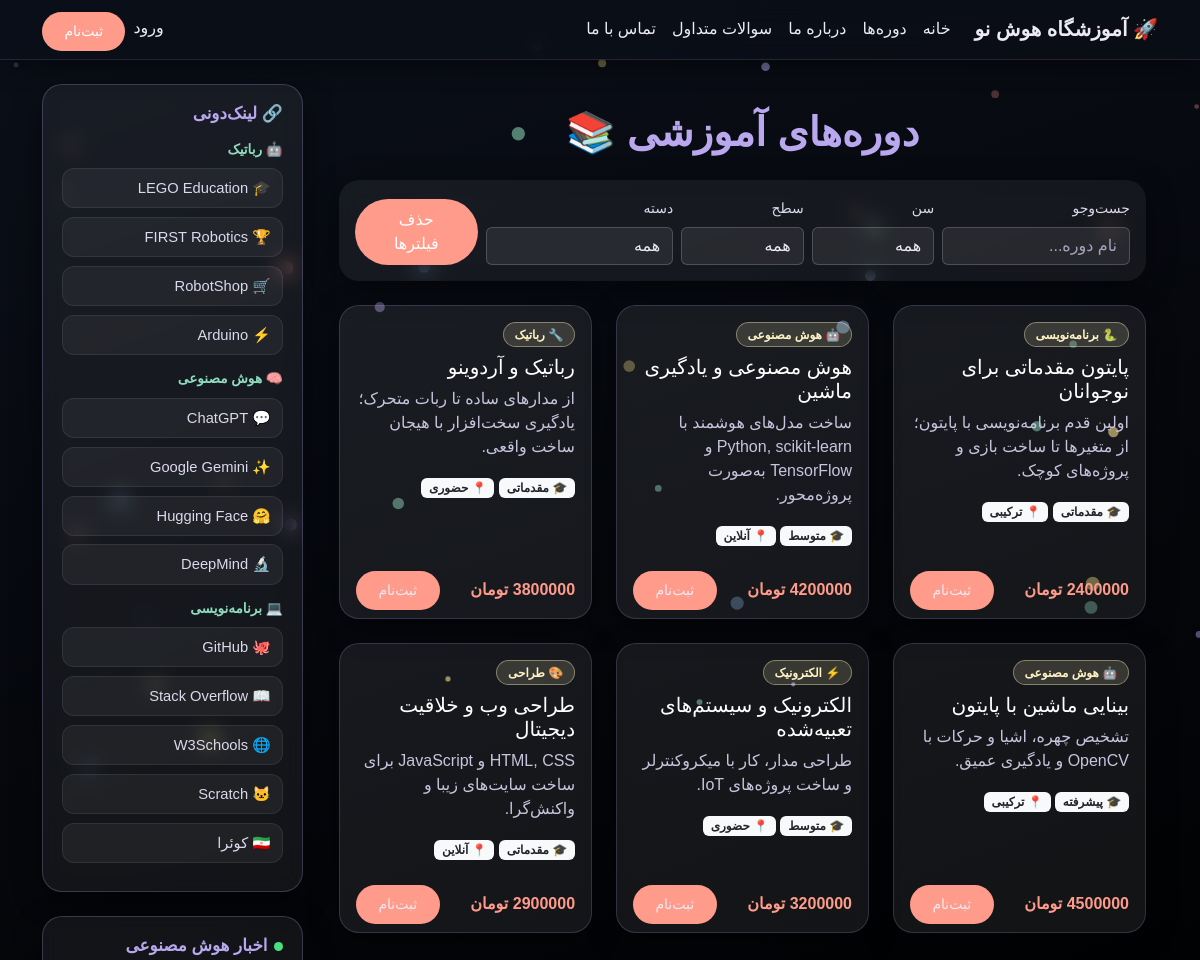
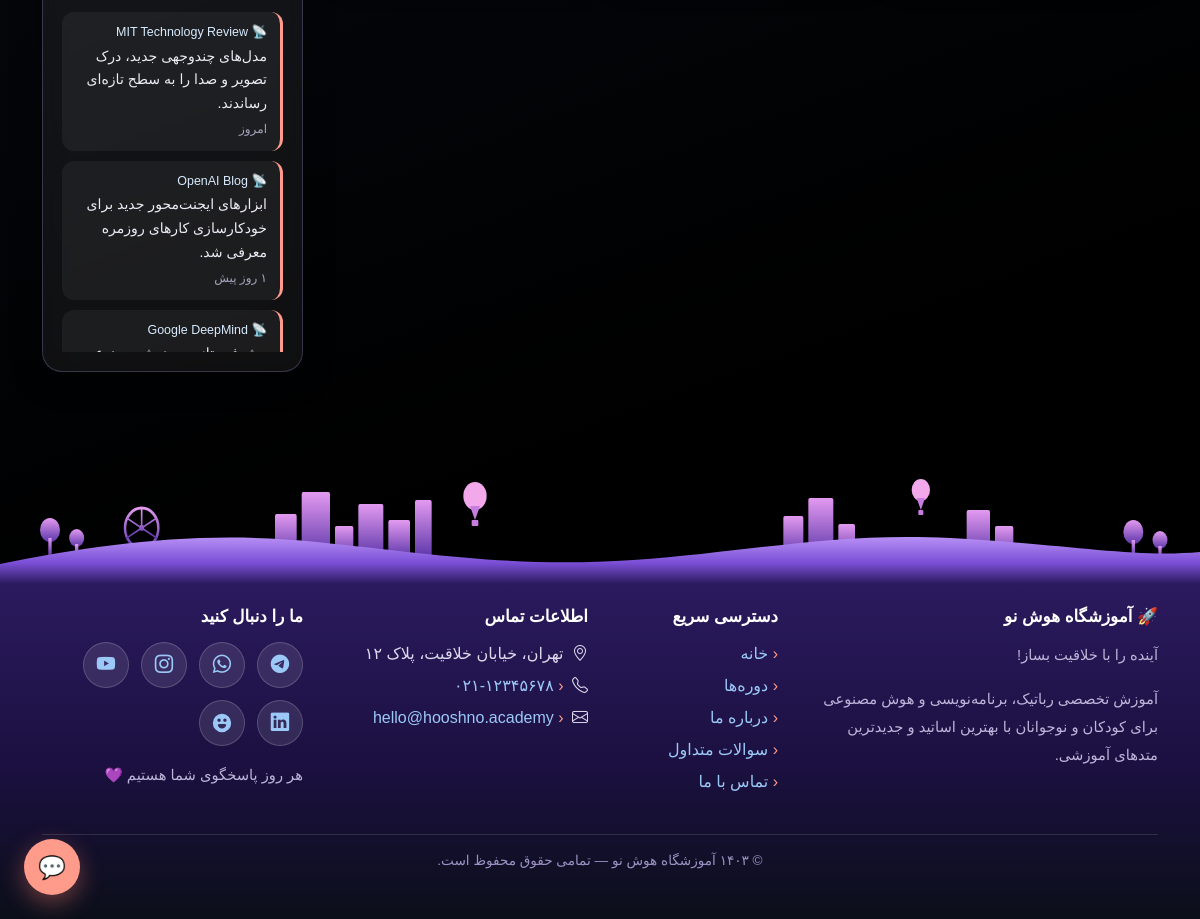
Page /courses/ on the committed database (2 pictures, top to bottom).
### core/models.py (models this page shows, shortened)
class SiteSetting(models.Model):
    site_name = models.CharField(max_length=100, default='آموزشگاه هوش نو')
    tagline = models.CharField(max_length=200, default='آینده را با خلاقیت بساز!')
    phone = models.CharField(max_length=30, default='۰۲۱-۱۲۳۴۵۶۷۸')
    email = models.EmailField(default='hello@hooshno.academy')
    address = models.CharField(max_length=250, default='تهران، خیابان خلاقیت، پلاک ۱۲')
    about_text = models.TextField(default='فضایی برای یادگیری، تجربه و ساختن آینده با فناوری.')
    class Meta: verbose_name='تنظیمات سایت'; verbose_name_plural='تنظیمات سایت'

### courses/models.py (models this page shows, shortened)
class Course(models.Model):
    MODE_CHOICES=[('online','آنلاین'),('in-person','حضوری'),('hybrid','ترکیبی')]
    LEVEL_CHOICES=[('beginner','مقدماتی'),('intermediate','متوسط'),('advanced','پیشرفته')]
    category=models.ForeignKey(Category,on_delete=models.SET_NULL,null=True,related_name='courses',verbose_name='دسته‌بندی')
    title=models.CharField('عنوان دوره',max_length=180)
    slug=models.SlugField(unique=True,blank=True,allow_unicode=True)
    summary=models.CharField('توضیح کوتاه',max_length=260)
    description=models.TextField('توضیحات',blank=True)
    age_min=models.PositiveSmallIntegerField('حداقل سن',default=12); age_max=models.PositiveSmallIntegerField('حداکثر سن',default=24)
    price=models.PositiveIntegerField('شهریه (تومان)',default=0)
    level=models.CharField('سطح',max_length=20,choices=LEVEL_CHOICES,default='beginner')
    capacity=models.PositiveSmallIntegerField('ظرفیت',default=12)
    duration=models.CharField('مدت دوره',max_length=80,default='۸ هفته')
    syllabus=models.TextField('سرفصل‌ها',blank=True,help_text='هر سرفصل در یک خط')
    prerequisites=models.CharField('پیش‌نیاز',max_length=250,blank=True,default='علاقه به یادگیری')
    mode=models.CharField('شیوه برگزاری',max_length=20,choices=MODE_CHOICES,default='hybrid')
    instructor=models.CharField('مدرس',max_length=100,blank=True,default='تیم آموزشی هوش نو')
    start_date=models.DateField('تاریخ شروع',null=True,blank=True)
    is_featured=models.BooleanField('ویژه',default=False); is_published=models.BooleanField('منتشر شده',default=True)
    created_at=models.DateTimeField(auto_now_add=True)

class Category(models.Model):
    name=models.CharField('نام دسته',max_length=100)
    slug=models.SlugField(unique=True,blank=True,allow_unicode=True)
    icon=models.CharField('آیکون ایموجی',max_length=10,default='✨')

### courses/views.py (the view)
# urls.py: urlpatterns=[path('',views.course_list,name='list'),path('<str:slug>/',views.course_detail,name='detail'),path('<str:slug>/enroll/',views.enroll,name='enroll')]
def course_list(request):
    qs=Course.objects.filter(is_published=True).select_related('category')
    age=request.GET.get('age'); level=request.GET.get('level'); cat=request.GET.get('category'); q=request.GET.get('q')
    if age and age.isdigit(): qs=qs.filter(age_min__lte=int(age),age_max__gte=int(age))
    if level: qs=qs.filter(level=level)
    if cat and cat.isdigit(): qs=qs.filter(category_id=cat)
    if q: qs=qs.filter(Q(title__icontains=q)|Q(summary__icontains=q))
    return render(request,'courses/course_list.html',{'courses':qs,'categories':Category.objects.all(),'selected_age':age,'selected_level':level})

### core/context_processors.py (called while the page is built)
def site_settings(request):
    return {'site_config': SiteSetting.objects.first()}

### templates/courses/course_list.html (shortened to what this page needs)
{% extends 'base.html' %}
{% block content %}
<section class="container py-5">
  <h1 class="section-title text-center mb-4">دوره‌های آموزشی 📚</h1>
  <div class="filter-bar card pastel-modal p-3 mb-4">
    <div class="row g-2 align-items-end">
      <div class="col-md-3"><label class="form-label small">جست‌وجو</label><input id="fSearch" class="form-control" placeholder="نام دوره..."></div>
      <div class="col-md-2"><label class="form-label small">سن</label>
        <select id="fAge" class="form-select"><option value="">همه</option><option>12</option><option>14</option><option>16</option><option>18</option><option>20</option></select></div>
      <div class="col-md-2"><label class="form-label small">سطح</label>
        <select id="fLevel" class="form-select"><option value="">همه</option><option value="beginner">مقدماتی</option><option value="intermediate">متوسط</option><option value="advanced">پیشرفته</option></select></div>
      <div class="col-md-3"><label class="form-label small">دسته</label>
        <select id="fCat" class="form-select"><option value="">همه</option>{% for c in categories %}<option value="{{ c.id }}">{{ c.icon }} {{ c.name }}</option>{% endfor %}</select></div>
      <div class="col-md-2"><button id="fReset" class="btn btn-coral w-100">حذف فیلترها</button></div>
    </div>
  </div>
  <div class="row g-4" id="courseGrid">
    {% for course in courses %}
    <div class="col-md-6 col-lg-4 course-item"
         data-level="{{ course.level }}" data-cat="{{ course.category_id }}"
         data-agemin="{{ course.age_min }}" data-agemax="{{ course.age_max }}"
         data-title="{{ course.title }}">
      <div class="card course-card h-100">
        <div class="card-body">
          <span class="badge cat-badge">{{ course.category.icon }} {{ course.category.name }}</span>
          <h5 class="card-title mt-2">{{ course.title }}</h5>
          <p class="card-text text-muted">{{ course.summary|truncatechars:110 }}</p>
          <span class="badge bg-light text-dark">🎓 {{ course.get_level_display }}</span>
          <span class="badge bg-light text-dark">📍 {{ course.get_mode_display }}</span>
        </div>
        <div class="card-footer bg-transparent border-0 d-flex justify-content-between align-items-center">
          <strong class="price">{{ course.price }} تومان</strong>
          <a href="{% url 'courses:detail' course.slug %}" class="btn btn-coral btn-sm">ثبت‌نام</a>
        </div>
      </div>
    </div>
    {% empty %}<p class="text-center text-muted">دوره‌ای یافت نشد.</p>{% endfor %}
  </div>
</section>
{% endblock %}

### templates/base.html (shortened to what this page needs)
{% load static %}<!DOCTYPE html>
<html lang="fa" dir="rtl">
<head>
<link href="https://cdn.jsdelivr.net/npm/bootstrap@5.3.3/dist/css/bootstrap.rtl.min.css" rel="stylesheet">
<link href="https://cdn.jsdelivr.net/gh/rastikerdar/vazirmatn@v33.003/Vazirmatn-font-face.css" rel="stylesheet">
<link rel="stylesheet" href="https://cdn.jsdelivr.net/npm/bootstrap-icons@1.11.3/font/bootstrap-icons.min.css">
<link rel="stylesheet" href="{% static 'css/style.css' %}">
</head>
<body>
<canvas id="particles"></canvas>
<nav class="navbar navbar-expand-lg sticky-top glass-nav">
  <div class="container">
    <a class="navbar-brand fw-bold" href="{% url 'core:home' %}">🚀 {{ site_config.site_name|default:'آموزشگاه هوش نو' }}</a>
    <div class="collapse navbar-collapse" id="mainNav">
      <ul class="navbar-nav me-auto mb-2 mb-lg-0">
        <li class="nav-item"><a class="nav-link" href="{% url 'core:home' %}">خانه</a></li>
        <li class="nav-item"><a class="nav-link" href="{% url 'courses:list' %}">دوره‌ها</a></li>
        <li class="nav-item"><a class="nav-link" href="{% url 'core:about' %}">درباره ما</a></li>
        <li class="nav-item"><a class="nav-link" href="{% url 'core:faq' %}">سوالات متداول</a></li>
        <li class="nav-item"><a class="nav-link" href="{% url 'core:contact' %}">تماس با ما</a></li>
      </ul>
      <ul class="navbar-nav ms-auto">
        {% if user.is_authenticated %}
          <li class="nav-item"><a class="nav-link" href="{% url 'accounts:dashboard' %}">پنل من ({{ user.username }})</a></li>
          <li class="nav-item"><a class="nav-link" href="{% url 'accounts:logout' %}">خروج</a></li>
        {% else %}
          <li class="nav-item"><a class="nav-link" href="{% url 'accounts:login' %}">ورود</a></li>
          <li class="nav-item"><a class="btn btn-coral btn-sm mt-1" href="{% url 'accounts:register' %}">ثبت‌نام</a></li>
        {% endif %}
      </ul>
    </div>
  </div>
</nav>
<main>
<div class="container">
  <div class="row">
    <div class="col-lg-9 order-lg-1">
      {% block content %}{% endblock %}
    </div>
    <aside class="col-lg-3 order-lg-2 sidebar-col">
      <div class="side-widget">
        <h6 class="side-widget-title">🔗 لینک‌دونی</h6>
        <div class="linkdoni-group">🤖 رباتیک</div>
        <ul class="linkdoni-list">
          <li><a href="https://www.lego.com/education" target="_blank" rel="noopener">🎓 LEGO Education</a></li>
          <li><a href="https://firstinspires.org" target="_blank" rel="noopener">🏆 FIRST Robotics</a></li>
          <li><a href="https://www.robotshop.com" target="_blank" rel="noopener">🛒 RobotShop</a></li>
          <li><a href="https://www.arduino.cc" target="_blank" rel="noopener">⚡ Arduino</a></li>
        </ul>
        <div class="linkdoni-group">🧠 هوش مصنوعی</div>
        <ul class="linkdoni-list">
          <li><a href="https://chat.openai.com" target="_blank" rel="noopener">💬 ChatGPT</a></li>
          <li><a href="https://gemini.google.com" target="_blank" rel="noopener">✨ Google Gemini</a></li>
          <li><a href="https://huggingface.co" target="_blank" rel="noopener">🤗 Hugging Face</a></li>
          <li><a href="https://www.deepmind.google" target="_blank" rel="noopener">🔬 DeepMind</a></li>
        </ul>
        <div class="linkdoni-group">💻 برنامه‌نویسی</div>
        <ul class="linkdoni-list">
          <li><a href="https://github.com" target="_blank" rel="noopener">🐙 GitHub</a></li>
          <li><a href="https://stackoverflow.com" target="_blank" rel="noopener">📖 Stack Overflow</a></li>
          <li><a href="https://www.w3schools.com" target="_blank" rel="noopener">🌐 W3Schools</a></li>
          <li><a href="https://scratch.mit.edu" target="_blank" rel="noopener">🐱 Scratch</a></li>
          <li><a href="https://quera.org" target="_blank" rel="noopener">🇮🇷 کوئرا</a></li>
        </ul>
      </div>
      <div class="side-widget">
        <h6 class="side-widget-title"><span class="live-dot"></span> اخبار هوش مصنوعی</h6>
        <div class="news-ticker" id="newsTicker">
          <div class="news-item"><span class="news-src">📡 MIT Technology Review</span>
            <p class="news-txt">مدل‌های چندوجهی جدید، درک تصویر و صدا را به سطح تازه‌ای رساندند.</p><span class="news-date">امروز</span></div>
          <div class="news-item"><span class="news-src">📡 OpenAI Blog</span>
            <p class="news-txt">ابزارهای ایجنت‌محور جدید برای خودکارسازی کارهای روزمره معرفی شد.</p><span class="news-date">۱ روز پیش</span></div>
          <div class="news-item"><span class="news-src">📡 Google DeepMind</span>
            <p class="news-txt">پیشرفت تازه در هوش مصنوعی علمی؛ کشف مواد جدید با یادگیری ماشین.</p><span class="news-date">۲ روز پیش</span></div>
        </div>
      </div>
    </aside>
  </div>
</div>
</main>
<footer class="footer-wrap mt-5">
  <div class="footer-dark">
    <div class="container py-4">
      <div class="row gy-4">
        <div class="col-lg-4 col-md-6">
          <h6 class="footer-heading">🚀 {{ site_config.site_name|default:'آموزشگاه هوش نو' }}</h6>
          <p class="footer-about">{{ site_config.tagline|default:'آینده را با خلاقیت بساز!' }}</p>
          <p class="footer-about mb-0">آموزش تخصصی رباتیک، برنامه‌نویسی و هوش مصنوعی برای کودکان و نوجوانان با بهترین اساتید و جدیدترین متدهای آموزشی.</p>
        </div>
        <div class="col-lg-2 col-md-6 col-6">
          <h6 class="footer-heading">دسترسی سریع</h6>
          <ul class="footer-links">
            <li><a href="{% url 'core:home' %}">خانه</a></li>
            <li><a href="{% url 'courses:list' %}">دوره‌ها</a></li>
            <li><a href="{% url 'core:about' %}">درباره ما</a></li>
            <li><a href="{% url 'core:faq' %}">سوالات متداول</a></li>
            <li><a href="{% url 'core:contact' %}">تماس با ما</a></li>
          </ul>
        </div>
        <div class="col-lg-3 col-md-6 col-6">
          <h6 class="footer-heading">اطلاعات تماس</h6>
          <ul class="footer-links">
            <li><i class="bi bi-geo-alt me-1"></i> {{ site_config.address|default:'تهران' }}</li>
            <li><i class="bi bi-telephone me-1"></i> <a href="tel:{{ site_config.phone|default:'02112345678' }}">{{ site_config.phone|default:'۰۲۱-۱۲۳۴۵۶۷۸' }}</a></li>
            <li><i class="bi bi-envelope me-1"></i> <a href="mailto:{{ site_config.email|default:'hello@hooshno.academy' }}">{{ site_config.email|default:'hello@hooshno.academy' }}</a></li>
          </ul>
        </div>
        <div class="col-lg-3 col-md-6">
          <h6 class="footer-heading">ما را دنبال کنید</h6>
          <div class="social-row justify-content-lg-start justify-content-center">
            <a class="social-btn social-telegram" href="https://t.me/hooshnoo" target="_blank" rel="noopener" title="تلگرام" aria-label="تلگرام"><i class="bi bi-telegram"></i></a>
            <a class="social-btn social-whatsapp" href="https://wa.me/989123456789" target="_blank" rel="noopener" title="واتس‌اپ" aria-label="واتس‌اپ"><i class="bi bi-whatsapp"></i></a>
            <a class="social-btn social-instagram" href="https://instagram.com/hooshnoo" target="_blank" rel="noopener" title="اینستاگرام" aria-label="اینستاگرام"><i class="bi bi-instagram"></i></a>
            <a class="social-btn social-youtube" href="https://youtube.com/@hooshnoo" target="_blank" rel="noopener" title="یوتیوب" aria-label="یوتیوب"><i class="bi bi-youtube"></i></a>
            <a class="social-btn social-linkedin" href="https://linkedin.com/company/hooshnoo" target="_blank" rel="noopener" title="لینکدین" aria-label="لینکدین"><i class="bi bi-linkedin"></i></a>
            <a class="social-btn social-aparat" href="https://aparat.com/hooshnoo" target="_blank" rel="noopener" title="آپارات" aria-label="آپارات">
              <svg viewBox="0 0 24 24"><path d="M12 2a10 10 0 100 20 10 10 0 000-20zm-3.2 5.1c1 0 1.8.8 1.8 1.8s-.8 1.8-1.8 1.8S7 9.9 7 8.9s.8-1.8 1.8-1.8zm6.4 0c1 0 1.8.8 1.8 1.8s-.8 1.8-1.8 1.8-1.8-.8-1.8-1.8.8-1.8 1.8-1.8zM8.9 13h6.2c1 0 1.7.9 1.4 1.8-.5 1.6-2 3.2-4.5 3.2s-4-1.6-4.5-3.2c-.3-.9.4-1.8 1.4-1.8z"/></svg>
            </a>
          </div>
          <p class="footer-about mt-3 mb-0">هر روز پاسخگوی شما هستیم 💜</p>
        </div>
      </div>
      <div class="footer-copy text-center">© ۱۴۰۳ آموزشگاه هوش نو — تمامی حقوق محفوظ است.</div>
    </div>
  </div>
</footer>
<button id="consultBtn" class="btn btn-coral consult-fab" title="مشاوره رایگان">💬</button>
</body></html>

### rows in the picture
SiteSetting: site_name "آموزشگاه هوش نو", tagline "آینده را با خلاقیت بساز!", address "تهران، خیابان خلاقیت، پلاک ۱۲", phone "۰۲۱-۱۲۳۴۵۶۷۸", email "hello@hooshno.academy"
Course: category.icon "🐍", category.name "برنامه‌نویسی", title "پایتون مقدماتی برای نوجوانان", summary "اولین قدم برنامه‌نویسی با پایتون؛ از متغیرها تا ساخت بازی و پروژه‌های کوچک.", level "مقدماتی", mode "ترکیبی", price "2400000"
Course: category.icon "🤖", category.name "هوش مصنوعی", title "هوش مصنوعی و یادگیری ماشین", summary "ساخت مدل‌های هوشمند با Python, scikit-learn و TensorFlow به‌صورت پروژه‌محور.", level "متوسط", mode "آنلاین", price "4200000"
Course: category.icon "🔧", category.name "رباتیک", title "رباتیک و آردوینو", summary "از مدارهای ساده تا ربات متحرک؛ یادگیری سخت‌افزار با هیجان ساخت واقعی.", level "مقدماتی", mode "حضوری", price "3800000"
Course: category.icon "🤖", category.name "هوش مصنوعی", title "بینایی ماشین با پایتون", summary "تشخیص چهره، اشیا و حرکات با OpenCV و یادگیری عمیق.", level "پیشرفته", mode "ترکیبی", price "4500000"
Course: category.icon "⚡", category.name "الکترونیک", title "الکترونیک و سیستم‌های تعبیه‌شده", summary "طراحی مدار، کار با میکروکنترلر و ساخت پروژه‌های IoT.", level "متوسط", mode "حضوری", price "3200000"
Course: category.icon "🎨", category.name "طراحی", title "طراحی وب و خلاقیت دیجیتال", summary "HTML, CSS و JavaScript برای ساخت سایت‌های زیبا و واکنش‌گرا.", level "مقدماتی", mode "آنلاین", price "2900000"
